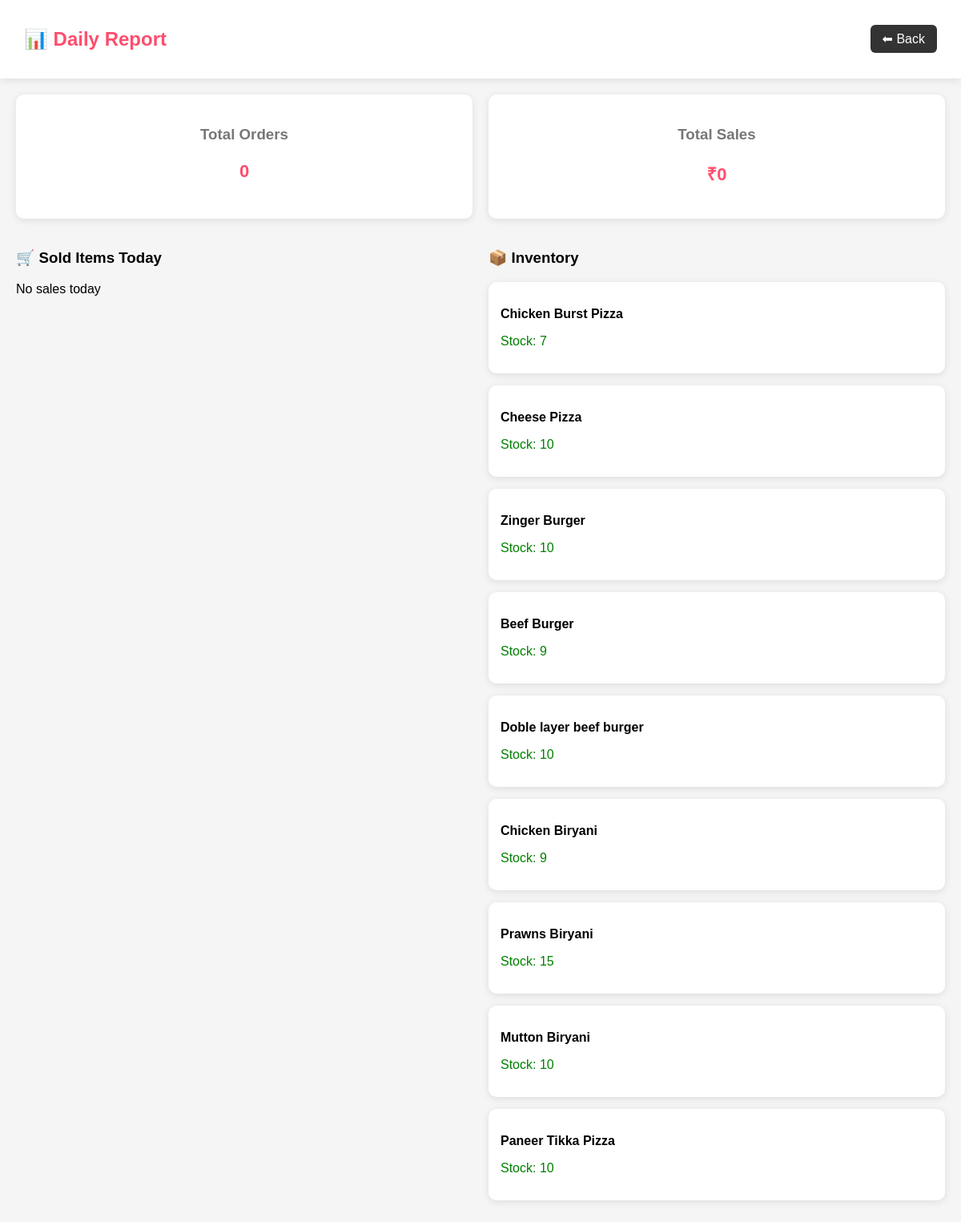
The app's page /admin-report/ (signed in), older data.
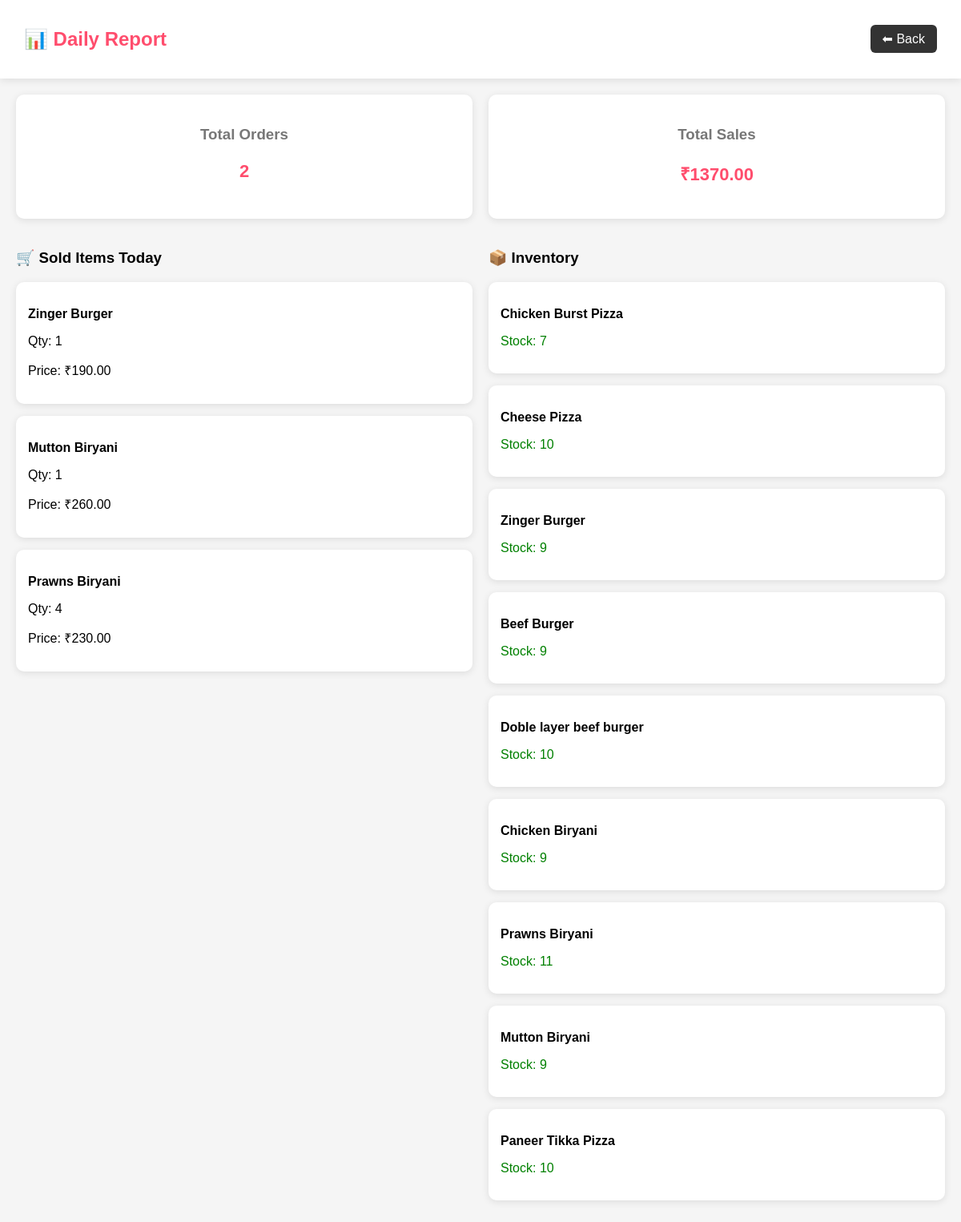
The same page, newer data.
### store/models.py (models this page shows, shortened)
class Food(models.Model):
    category = models.ForeignKey(Category, on_delete=models.CASCADE)
    name = models.CharField(max_length=100)
    price = models.DecimalField(max_digits=6, decimal_places=2)
    description = models.TextField()
    image = models.ImageField(upload_to='food_images/')
    rating = models.FloatField(default=4.0)
    stock = models.IntegerField(default=10)
    is_offer = models.BooleanField(default=False)
    offer_name = models.CharField(max_length=100, blank=True, null=True)
    discount = models.IntegerField(default=0)
    offer_end_date = models.DateField(blank=True, null=True)

class OrderItem(models.Model):
    order = models.ForeignKey(Order, on_delete=models.CASCADE)
    food_name = models.CharField(max_length=100)
    price = models.DecimalField(max_digits=6, decimal_places=2)
    quantity = models.IntegerField()

### store/views.py (the view)
# urls.py: path('admin-report/', views.admin_report, name='admin_report'),
def admin_report(request):
    if not request.session.get('admin_id'):
        return redirect('admin_login')
    today = timezone.now().date()
    orders = Order.objects.filter(created_at__date=today)
    total_sales = sum(order.total for order in orders)
    items = OrderItem.objects.filter(order__created_at__date=today)
    foods = Food.objects.all()
    return render(request, 'admin_report.html', {
        'orders': orders,
        'items': items,
        'total_sales': total_sales,
        'foods': foods
    })

### store/templates/admin_report.html (shortened to what this page needs)
<!DOCTYPE html>
<html>
<head>
</head>
<body>
<div class="header">
    <h2>📊 Daily Report</h2>
    <a href="{% url 'dashboard' %}" class="back-btn">⬅ Back</a>
</div>
<div class="container">
<div class="summary">
    <div class="summary-card">
        <h3>Total Orders</h3>
        <p>{{ orders|length }}</p>
    </div>
    <div class="summary-card">
        <h3>Total Sales</h3>
        <p>₹{{ total_sales }}</p>
    </div>
</div>
<div class="grid">
    <div class="section">
        <h3>🛒 Sold Items Today</h3>
        {% for item in items %}
        <div class="card">
            <p><strong>{{ item.food_name }}</strong></p>
            <p>Qty: {{ item.quantity }}</p>
            <p>Price: ₹{{ item.price }}</p>
        </div>
        {% empty %}
        <p>No sales today</p>
        {% endfor %}
    </div>
    <div class="section">
        <h3>📦 Inventory</h3>
        {% for food in foods %}
        <div class="card">
            <p><strong>{{ food.name }}</strong></p>
            {% if food.stock <= 5 %}
                <p class="stock-low">Low Stock: {{ food.stock }}</p>
            {% else %}
                <p class="stock-ok">Stock: {{ food.stock }}</p>
            {% endif %}
        </div>
        {% endfor %}
    </div>
</div>
</div>
</body>
</html>

### store/templates/admin_report.html (style rules this page uses)
body { font-family:Arial, sans-serif; background:#f5f5f5; margin:0; }
.header { background:#fff; padding:15px 30px; display:flex; justify-content:space-between; align-items:center; box-shadow:0 2px 10px rgba(0,0,0,0.1); }
.header h2 { color:#ff4d6d; }
.back-btn { background:#333; color:white; padding:8px 15px; border:none; border-radius:6px; text-decoration:none; }
.container { padding:20px; }
.summary { display:flex; gap:20px; margin-bottom:20px; }
.summary-card { flex:1; background:white; padding:20px; border-radius:10px; box-shadow:0 2px 10px rgba(0,0,0,0.1); text-align:center; }
.summary-card h3 { color:#777; }
.summary-card p { font-size:22px; font-weight:bold; color:#ff4d6d; }
.grid { display:flex; gap:20px; }
.section { flex:1; }
.card { background:white; padding:15px; margin-bottom:15px; border-radius:10px; box-shadow:0 2px 10px rgba(0,0,0,0.1); }
.stock-ok { color:green; }

Row changes from the older to the newer data that the page shows:
added OrderItem: food_name "Zinger Burger", quantity "1", price "190.00"
added OrderItem: food_name "Mutton Biryani", quantity "1", price "260.00"
added OrderItem: food_name "Prawns Biryani", quantity "4", price "230.00"
changed Food "Zinger Burger": stock "10" → "9"
changed Food "Prawns Biryani": stock "15" → "11"
changed Food "Mutton Biryani": stock "10" → "9"
Text that changed along with them:
{{ orders|length }}: "0" → "2"
{{ total_sales }}: "0" → "1370.00"
text no longer shown: "No sales today"
